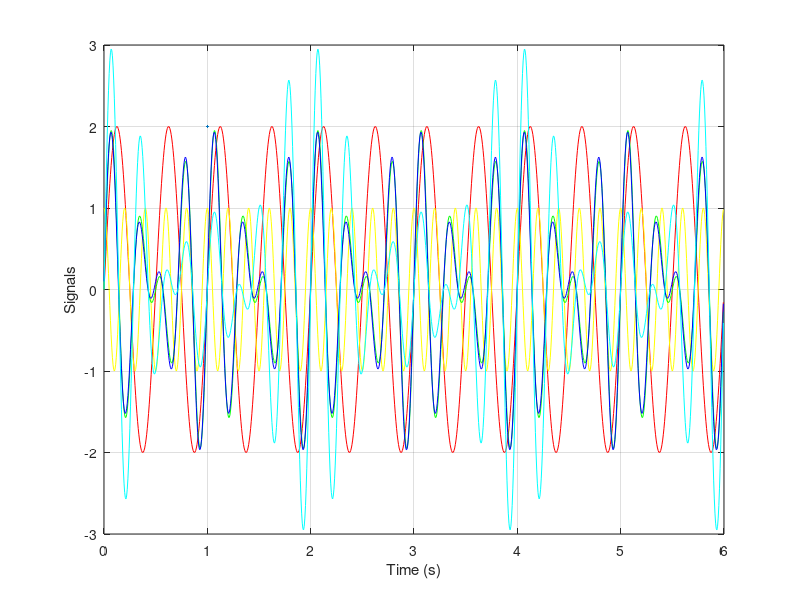

MATLAB code to generate this figure: (Note: this script raises an error after producing the figure.)
clear;
close all;
clc;

%% ex1
fs = 2*8*10;
T = 6;
Ta = 1/fs;
t = 0:Ta:T-Ta;

x = 2*sin(4*pi*t);
Tx = 1/2;

y = sin(10*pi*t + pi/2);
Ty = 1/5;

z = sin(6*pi*t) + sin(8*pi*t);
Tz = 1;

w = sin(6*pi*t) + sin(8*pi*t + 0.1);
Tw = 1;

q = sin(6*pi*t) + sin(7*pi*t) + sin(8*pi*t);
Tq = 2;

plot(t, x, 'r', t, y, 'y', t, z, 'g', t, w, 'b', t, q, 'c', LineWidth=2);
xlabel('Time (s)');
ylabel('Signals');
grid on;

%% ex3
powerx = signalPowerRect(x, Ta, T)
powery = signalPowerRect(y, Ta, T)
powerz = signalPowerRect(z, Ta, T)
powerw = signalPowerRect(w, Ta, T)
powerq = signalPowerRect(q, Ta, T)

%% ex4
clear;
clc;

max = pi;
min = -pi;

fs = 2*8*10;
T = 22;
Ta = 1/fs;
t = 0:Ta:T-Ta;

f1 = 3;
f2 = 3/1.1;
f3 = 3/1.2;

figure(1);
xlabel('Time (s)');
ylabel('Signal');
title('Ex4');
grid on;

hold on;
for i = 0:5 %seis iterações do sinal
    r = (max-min)*rand(1, 3) + min; %gerar fases entre -pi e pi aleatórias
    wave = sin(2*pi*f1*t + r(1)) + sin(2*pi*f2*t + r(2)) + sin(2*pi*f3*t + r(3));
    signalPowerRect(wave, Ta, T)
    plot(t, wave);
end
hold off;
